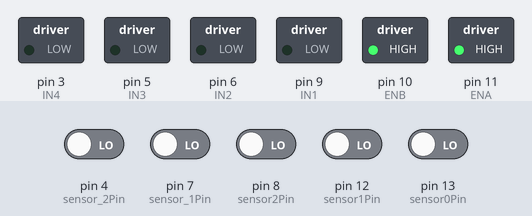
This sketch was run on a simulated Arduino Uno, built with avr-gcc and run on an emulated ATmega328P. On the bench: switched loads named in the sketch (green lamp = pin HIGH). Inputs (shaded band) come from the test bench; at power-on: pin 4 (sensor_2Pin), pin 7 (sensor_1Pin), pin 8 (sensor2Pin), pin 12 (sensor1Pin), pin 13 (sensor0Pin) LOW.

Above: at 1.2 s.
1.3 s: pin 4 (sensor_2Pin) driven HIGH
At 2.5 s:
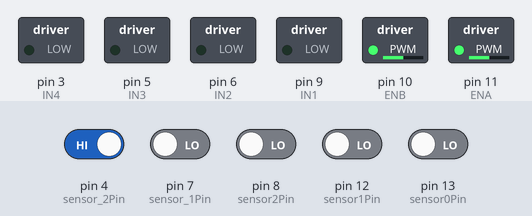
2.8 s: pin 4 (sensor_2Pin) driven LOW
At 3.8 s:
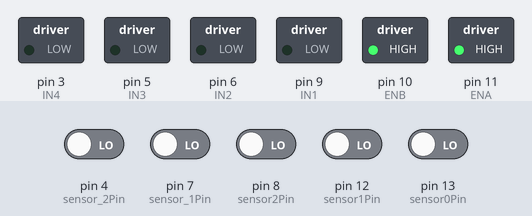
4.3 s: pin 7 (sensor_1Pin) driven HIGH
At 5.0 s:
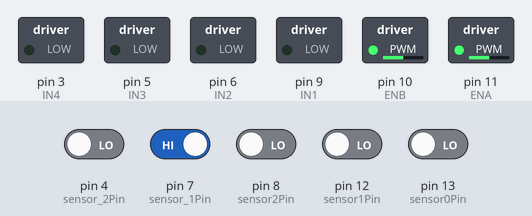
5.8 s: pin 7 (sensor_1Pin) driven LOW
At 6.1 s:
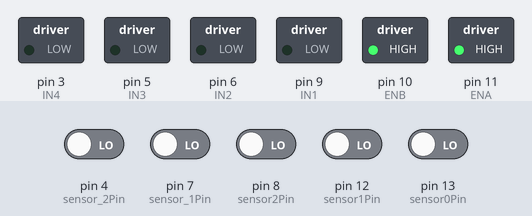
Timing chart, 0 to 8.3 s (numbered marks = the images above; inputs shaded):
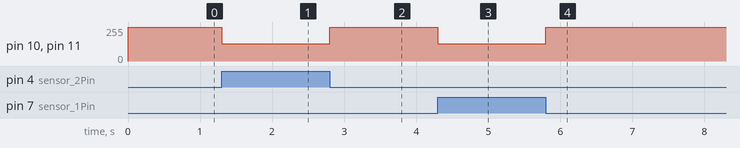

Measured:
- after the input at 1.3 s, pin 10 (ENB), pin 11 (ENA): 255/255 → 128/255 at once
- after the input at 2.8 s, pin 10 (ENB), pin 11 (ENA): 128/255 → 255/255 at once
- after the input at 4.3 s, pin 10 (ENB), pin 11 (ENA): 255/255 → 128/255 at once
- after the input at 5.8 s, pin 10 (ENB), pin 11 (ENA): 128/255 → 255/255 at once

The sketch:

sketch_jan6a.ino
```cpp
#define sensor0Pin 13 //middle sensor
#define sensor1Pin 12 //right first sensor
#define sensor2Pin 8 //right second sensor
#define sensor_1Pin 7 //left first sensor
#define sensor_2Pin 4 //left second sensor

#define ENA 11 //PWM signal for Left Motor
#define ENB 10 //PWM signal for Right Motor
#define IN1 9 //Direction control for Left (forward)
#define IN2 6 //Direction control for Left (backward)
#define IN3 5 //Direction control for Right (forward)
#define IN4 3 //Direction control for Right (backward)

int error = 0;
int previousError = 0;
int P = 0;
int I = 0;
int D = 0;
int Kp = 0;
int Ki = 0;
int Kd = 0;
int PIDvalue = 0;
int leftMotorSpeed = 0;
int rightMotorSpeed = 0;

void setup(void) {
  pinMode(sensor0Pin, INPUT);
  pinMode(sensor1Pin, INPUT);
  pinMode(sensor2Pin, INPUT);
  pinMode(sensor_1Pin, INPUT);
  pinMode(sensor_2Pin, INPUT);

  pinMode(ENA, OUTPUT);
  pinMode(ENB, OUTPUT);
  pinMode(IN1, OUTPUT);
  pinMode(IN2, OUTPUT);
  pinMode(IN3, OUTPUT);
  pinMode(IN4, OUTPUT);
  digitalWrite(ENA, LOW);
  digitalWrite(ENB, LOW);
  digitalWrite(IN1, LOW);
  digitalWrite(IN2, LOW);
  digitalWrite(IN3, LOW);
  digitalWrite(IN4, LOW);
}

void loop() {
  int LFSensor[5]={0, 0, 0, 0, 0};
  LFSensor[0] = digitalRead(sensor_2Pin);
  LFSensor[1] = digitalRead(sensor_1Pin);
  LFSensor[2] = digitalRead(sensor0Pin);
  LFSensor[3] = digitalRead(sensor1Pin);
  LFSensor[4] = digitalRead(sensor2Pin);

  if((LFSensor[0]== 0 )&&(LFSensor[1]== 0 )&&(LFSensor[2]== 0 )&&(LFSensor[3]== 0 )&&(LFSensor[4]== 1 )) {
    error = 4;
    P = error;
    I = I + error;
    D = error - previousError;
    PIDvalue = (Kp*P) + (Ki*I) + (Kd*D);
    previousError = error;

    leftMotorSpeed = 128 + PIDvalue;
    rightMotorSpeed = 128 - PIDvalue;

    analogWrite(ENA, leftMotorSpeed);
    analogWrite(ENB, rightMotorSpeed);
  }

  else if((LFSensor[0]== 0 )&&(LFSensor[1]== 0 )&&(LFSensor[2]== 0 )&&(LFSensor[3]== 1 )&&(LFSensor[4]== 1 )) {
    error = 3;
    P = error;
    I = I + error;
    D = error - previousError;
    PIDvalue = (Kp*P) + (Ki*I) + (Kd*D);
    previousError = error;

    leftMotorSpeed = 128 + PIDvalue;
    rightMotorSpeed = 128 - PIDvalue;

    analogWrite(ENA, leftMotorSpeed);
    analogWrite(ENB, rightMotorSpeed);
  }

  else if((LFSensor[0]== 0 )&&(LFSensor[1]== 0 )&&(LFSensor[2]== 0 )&&(LFSensor[3]== 1 )&&(LFSensor[4]== 0 )) {
    error = 2;
    P = error;
    I = I + error;
    D = error - previousError;
    PIDvalue = (Kp*P) + (Ki*I) + (Kd*D);
    previousError = error;

    leftMotorSpeed = 128 + PIDvalue;
    rightMotorSpeed = 128 - PIDvalue;

    analogWrite(ENA, leftMotorSpeed);
    analogWrite(ENB, rightMotorSpeed);
  }

  else if((LFSensor[0]== 0 )&&(LFSensor[1]== 0 )&&(LFSensor[2]== 1 )&&(LFSensor[3]== 1 )&&(LFSensor[4]== 0 )) {
    error = 1;
    P = error;
    I = I + error;
    D = error - previousError;
    PIDvalue = (Kp*P) + (Ki*I) + (Kd*D);
    previousError = error;

    leftMotorSpeed = 128 + PIDvalue;
    rightMotorSpeed = 128 - PIDvalue;

    analogWrite(ENA, leftMotorSpeed);
    analogWrite(ENB, rightMotorSpeed);
  }

  else if((LFSensor[0]== 0 )&&(LFSensor[1]== 0 )&&(LFSensor[2]== 1 )&&(LFSensor[3]== 0 )&&(LFSensor[4]== 0 )) {
    error = 0;
    analogWrite(ENA, 255);
    analogWrite(ENB, 255);
    previousError = 0;
  }

  else if((LFSensor[0]== 0 )&&(LFSensor[1]== 1 )&&(LFSensor[2]== 1 )&&(LFSensor[3]== 0 )&&(LFSensor[4]== 0 )) {
    error = -1;
    P = error;
    I = I + error;
    D = error - previousError;
    PIDvalue = (Kp*P) + (Ki*I) + (Kd*D);
    previousError = error;

    leftMotorSpeed = 128 - PIDvalue;
    rightMotorSpeed = 128 + PIDvalue;

    analogWrite(ENA, leftMotorSpeed);
    analogWrite(ENB, rightMotorSpeed);
  }

  else if((LFSensor[0]== 0 )&&(LFSensor[1]== 1 )&&(LFSensor[2]== 0 )&&(LFSensor[3]== 0 )&&(LFSensor[4]== 0 )) {
    error = -2;
    P = error;
    I = I + error;
    D = error - previousError;
    PIDvalue = (Kp*P) + (Ki*I) + (Kd*D);
    previousError = error;

    leftMotorSpeed = 128 - PIDvalue;
    rightMotorSpeed = 128 + PIDvalue;

    analogWrite(ENA, leftMotorSpeed);
    analogWrite(ENB, rightMotorSpeed);
  }

  else if((LFSensor[0]== 1 )&&(LFSensor[1]== 1 )&&(LFSensor[2]== 0 )&&(LFSensor[3]== 0 )&&(LFSensor[4]== 0 )) {
    error = -3;
    P = error;
    I = I + error;
    D = error - previousError;
    PIDvalue = (Kp*P) + (Ki*I) + (Kd*D);
    previousError = error;

    leftMotorSpeed = 128 - PIDvalue;
    rightMotorSpeed = 128 + PIDvalue;

    analogWrite(ENA, leftMotorSpeed);
    analogWrite(ENB, rightMotorSpeed);
  }

  else if((LFSensor[0]== 1 )&&(LFSensor[1]== 0 )&&(LFSensor[2]== 0 )&&(LFSensor[3]== 0 )&&(LFSensor[4]== 0 )) {
    error = -4;
    P = error;
    I = I + error;
    D = error - previousError;
    PIDvalue = (Kp*P) + (Ki*I) + (Kd*D);
    previousError = error;

    leftMotorSpeed = 128 - PIDvalue;
    rightMotorSpeed = 128 + PIDvalue;

    analogWrite(ENA, leftMotorSpeed);
    analogWrite(ENB, rightMotorSpeed);
  }
  else if((LFSensor[0]== 1 )&&(LFSensor[1]== 1 )&&(LFSensor[2]== 1 )&&(LFSensor[3]== 1 )&&(LFSensor[4]== 1 )) {
    error = 0;
    analogWrite(ENA, 255);
    analogWrite(ENB, 255);
    previousError = 0;
  }
  else if((LFSensor[0]== 0 )&&(LFSensor[1]== 0 )&&(LFSensor[2]== 0 )&&(LFSensor[3]== 0 )&&(LFSensor[4]== 0 )) {
    error = 0;
    analogWrite(ENA, 255);
    analogWrite(ENB, 255);
    previousError = 0;
  }
}
```
